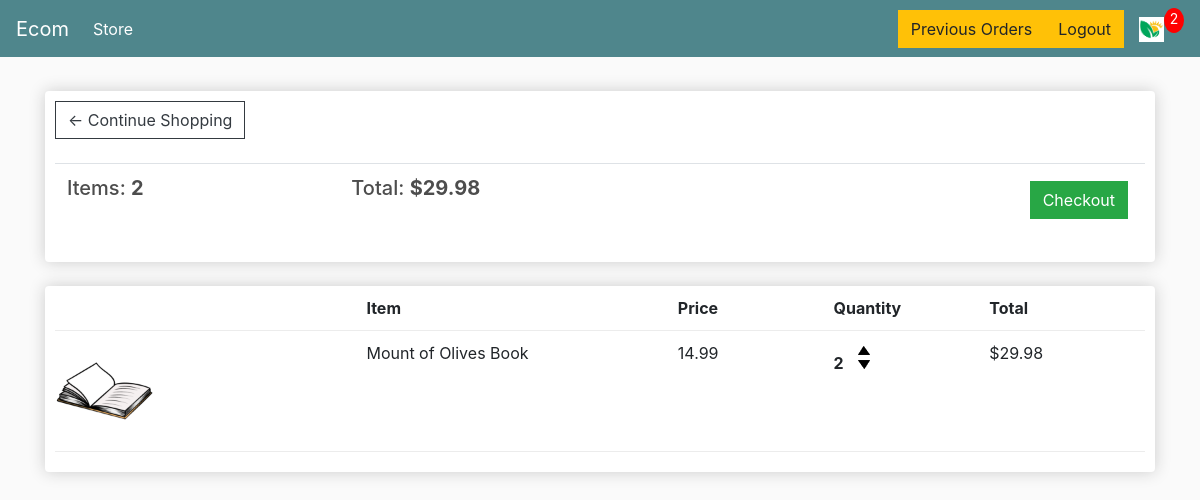
The page /cart/ (signed in) on the database as committed earlier.
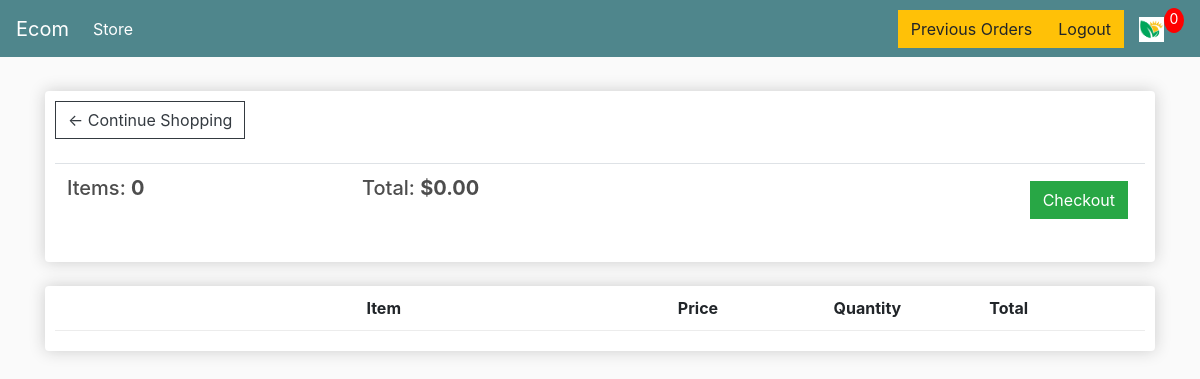
The same page on the database as committed later.
### store/models.py (models this page shows, shortened)
class Order(models.Model):
    customer=models.ForeignKey(Customer,on_delete=models.SET_NULL,blank=True,null=True)
    date_ordered=models.DateTimeField(auto_now_add=True)
    complete=models.BooleanField(default=False,null=True,blank=False)
    transaction_id=models.CharField(max_length=200,null=True)
    @property
    def get_cart_total(self):
        orderitems=self.orderitem_set.all()
        total=sum([item.get_total for item in orderitems])
        return total
    @property
    def get_cart_items(self):
        orderitems = self.orderitem_set.all()
        total = sum([item.quantity for item in orderitems])
        return total

class OrderItem(models.Model):
    product=models.ForeignKey(Product,on_delete=models.SET_NULL,null=True,blank=True)
    order=models.ForeignKey(Order,on_delete=models.SET_NULL,null=True)
    quantity=models.IntegerField(default=0,null=True,blank=True)
    date_added=models.DateTimeField(auto_now_add=True)
    @property
    def get_total(self):
        total=self.product.price*(self.quantity)
        return total

class Product(models.Model):
    CATEGORY = (
        ('Digital', 'Digital'),
        ('Not Digital', 'Not Digital'),
    )
    name=models.CharField(max_length=200,null=True)
    price=models.DecimalField(max_digits=7,decimal_places=2)
    digital=models.BooleanField(default=False,null=True,blank=True)
    image=models.ImageField(null=True,blank=True)
    shippable=models.CharField(max_length=200,null=True,blank=True,choices=CATEGORY)
    @property
    def imageURL(self):
        try:
            url=self.image.url
        except:
            url=''
        return url

### store/views.py (the view)
# urls.py: path('cart/',views.cart,name='cart'),
def cart(request):
    data = cartData(request)
    cartItems = data['cartItems']
    order = data['order']
    items = data['items']
    temp['items']=items
    temp['order']=order
    temp['cartItems']=cartItems
    context={'items':items,'order':order,'cartItems':cartItems}
    return render(request,'store/cart.html',context)

### store/utils.py (called while the page is built)
def cartData(request):
    if request.user.is_authenticated:
        customer = request.user.customer
        order, created = Order.objects.get_or_create(customer=customer, complete=False)
        items = order.orderitem_set.all()
        cartItems = order.get_cart_items
    else:
        cookieData = cookieCart(request)
        cartItems = cookieData['cartItems']
        order = cookieData['order']
        items = cookieData['items']
    return {'cartItems':cartItems,'order':order,'items':items}

### store/templates/store/cart.html
{% extends 'store/main.html' %}
{% load static %}
{% block content %}
<div class="row">
    <div class="col-lg-12">
        <div class="box-element">
            <a href="{% url 'store' %}" class="btn btn-outline-dark">&#x2190; Continue Shopping</a>
            <br>
            <br>
            <table class="table">
                <tr>
                    <th><h5>Items: <strong>{{order.get_cart_items}}</strong></h5></th>
                    <th><h5>Total: <strong>${{order.get_cart_total|floatformat:2}}</strong></h5></th>
                    <th>
                        <a style="float:right;margin:5px" href="{% url 'checkout' %}" class="btn btn-success">
                            Checkout
                        </a>
                    </th>
                </tr>
            </table>
        </div>
        <br>
        <div class="box-element">
            <div class="cart-row">
                <div style="flex:2">
                </div>
                <div style="flex:2">
                    <strong>Item</strong>
                </div>
                <div style="flex:1">
                    <strong>Price</strong>
                </div>
                <div style="flex:1">
                    <strong>Quantity</strong>
                </div>
                <div style="flex:1">
                    <strong>Total</strong>
                </div>
            </div>
            {% for item in items %}
                <div class="cart-row">
                    <div style="flex:2">
                        <img class="row-image" src="{{item.product.imageURL}}">
                    </div>
                    <div style="flex:2">
                        {{item.product.name}}
                    </div>
                    <div style="flex:1">
                        {{item.product.price|floatformat:2}}
                    </div>
                    <div style="flex:1">
                        <p class="quantity">
                            {{item.quantity}}
                        </p>
                        <div class="quantity">
                            <img data-product="{{item.product.id}}" data-action="add" class="chg-quantity update-cart" src="{% static 'images/arrowup.png' %}">
                            <img data-product="{{item.product.id}}" data-action="remove" class="chg-quantity update-cart" src="{% static 'images/arrowdown.png' %}">
                        </div>
                    </div>
                    <div style="flex:1">
                        ${{item.get_total}}
                    </div>
                </div>
            {% endfor %}
        </div>
    </div>
</div>
{% endblock content %}

Rows that differ between the two databases and show on the page:
no longer on this page (row edited): Order: get_cart_items "2", get_cart_total "29.98"
no longer on this page (row unchanged): OrderItem: product.imageURL (picture), product.name "Mount of Olives Book", product.price "14.99", quantity "2", get_total "29.98"
added Order: get_cart_items "0", get_cart_total "0.00"
Other text that changed with them:
{{ cartItems }}: "2" → "0"
